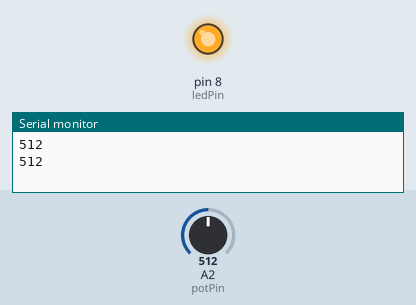
Recording of a sketch running on a simulated Arduino Uno, built with avr-gcc and run on an emulated ATmega328P. Parts: output pins drawn as LEDs (lit = HIGH), the last lines printed to the serial monitor. The test bench sets the inputs (shaded band); at power-on: A2 (potPin) = 512.

Above: at 1.3 s.
1.4 s: A2 (potPin) set to 0
At 2.7 s:
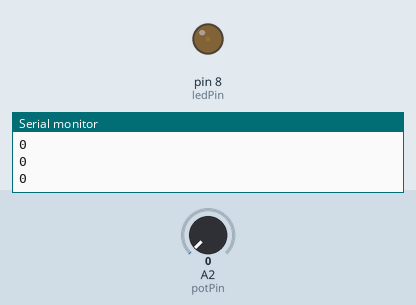
3.0 s: A2 (potPin) set to 122
At 3.27 s:
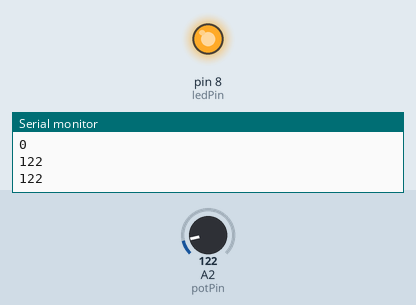
Timing chart, 0 to 6.0 s (numbered marks = the images above; inputs shaded):
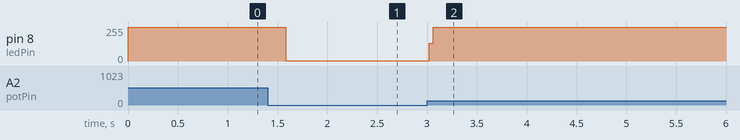

Measured:
- after the input at 1.4 s, pin 8 (ledPin): 255/255 → 2/255 after 0.18 s
- after the input at 3.0 s, pin 8 (ledPin): 2/255 → 255/255 at once

The sketch:

node_sketch_potentiometer.ino
```cpp
int potPin = A2;    // select the input pin for the potentiometer
int ledPin = 8;   // select the pin for the LED
int sensorVal = 0;       // variable to store the value coming from the sensor


void setup() {
  Serial.begin(9600);
  pinMode(ledPin, OUTPUT);  // declare the ledPin as an OUTPUT
}

void loop() {
  sensorVal = analogRead(potPin);    // read the value from the sensor
  digitalWrite(ledPin, HIGH);  // turn the ledPin on
  delay(sensorVal);                  // stop the program for some time
  digitalWrite(ledPin, LOW);   // turn the ledPin off
  //delay(sensorVal);                  // stop the program for some time
  Serial.println(sensorVal);    //print the sensor/potentiometer value to the serial
  delay(1);
}
```
